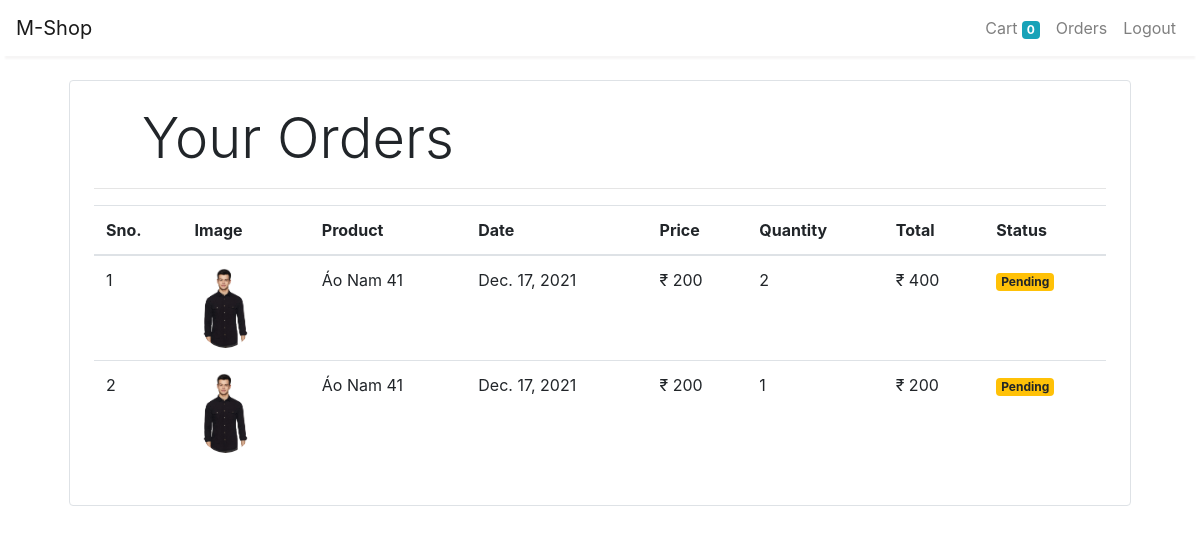
Page /orders (signed in) on the committed database.
### store/models/Order.py (models this page shows, shortened)
class Order(models.Model):
    product = models.ForeignKey(Product,
                                on_delete=models.CASCADE)
    customer = models.ForeignKey(Customer,
                                 on_delete=models.CASCADE)
    quantity = models.IntegerField(default=1)
    price = models.IntegerField()
    address = models.CharField(max_length=50, default='', blank=True)
    phone = models.CharField(max_length=50, default='', blank=True)
    date = models.DateField(default=datetime.datetime.today)
    status = models.BooleanField(default=False)
    def __str__(self):
        return self.phone
    @staticmethod
    def get_orders_by_customer(customer_id):
        return Order.objects.filter(customer=customer_id).order_by('-date')

### store/models/Products.py (models this page shows, shortened)
class Product(models.Model):
    name = models.CharField(max_length=200)
    price = models.FloatField()
    digital = models.BooleanField(default=False, null=True, blank=True)
    image = models.ImageField(null=True, blank=True)
    category=models.ForeignKey(Category, on_delete=models.CASCADE, default=1)
    instock=models.IntegerField(null=True)

### store/views/orders.py (the view)
# urls.py: path('orders', (OrderView.as_view()), name='orders'),
class OrderView(View):
    def get(self , request ):
        if request.session.get('customer'):
            customer = request.session.get('customer')
            orders = Order.get_orders_by_customer(customer)
            print(orders)
            print(orders)
            return render(request , 'store/orders.html'  , {'orders' : orders})
        else:
            return redirect('store:login')

### store/templatetags/custom_filter.py (called while the page is built)
@register.filter(name='currency')
def currency(number):
    return "₹ "+str(number)

@register.filter(name='multiply')
def multiply(number , number1):
    return number * number1

### store/templates/store/orders.html
{% extends 'store/base.html' %}
{% block content %}
{% load cart %}
{% load custom_filter %}
<div class="container">
   <div class="border rounded p-4 m-4">
        <p class="display-4 pl-4 ml-4">Your Orders</p>
        <hr>
        <table class="table">
            <thead>
                <tr>
                    <th>Sno.</th>
                    <th>Image</th>
                    <th>Product</th>
                    <th>Date</th>
                    <th>Price</th>
                    <th>Quantity</th>
                    <th>Total</th>
                    <th>Status</th>
                </tr>
            </thead>
            <tbody>
                {% for order in orders %}
                <tr>
                    <td>{{forloop.counter}}</td>
                    <td><img style="height: 80px;" class="rounded-circle" src="{{order.product.image.url}}" alt=""></td>
                    <td>{{order.product.name}}</td>
                    <td>{{order.date}}</td>
                    <td>{{order.price|currency}}</td>
                    <td>{{order.quantity}}</td>
                    <td>{{order.quantity|multiply:order.price|currency}}</td>
                    {% if order.status %}
                    <td><small class="badge badge-success">Completed</small></td>
                    {%else%}
                    <td><small class="badge badge-warning">Pending</small></td>
                    {% endif %}
                </tr>
                {% endfor %}
            </tbody>
        </table>
   </div>
</div>
{% endblock %}

### rows in the picture
Order: product.image (picture), product.name "Áo Nam 41", date "Dec. 17, 2021", price "₹ 200", quantity "2", quantity|multiply "₹ 400", status "Pending"
Order: product.image (picture), product.name "Áo Nam 41", date "Dec. 17, 2021", price "₹ 200", quantity "1", quantity|multiply "₹ 200", status "Pending"

### other values in the picture
{{ request.session.cart.keys|length }} "0"
